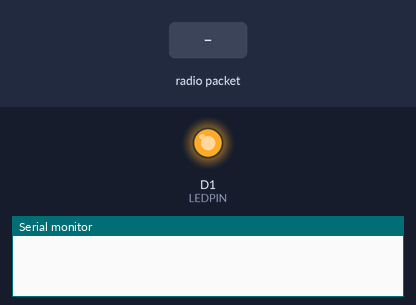
Recording of a sketch running on a simulated ESP8266 (Wemos D1 mini). Parts: output pins drawn as LEDs (lit = HIGH), the last lines printed to the serial monitor. Inputs (shaded band) come from the test bench. No radio packets arrive unless stated.

Above: at 0.1 s.
At 2.2 s:
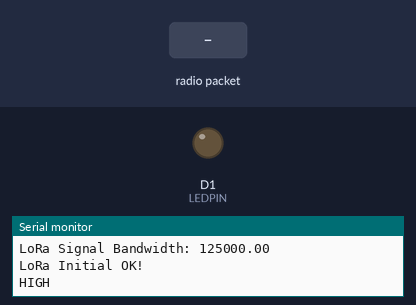
2.3 s: radio packet "1" arrives
Timing chart, 0 to 5.3 s (numbered marks = the images above; inputs shaded):
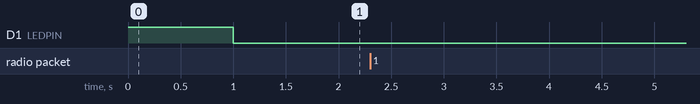

The sketch:

AntennaTesterReceiverWEMOS.ino
```cpp
// Display suppr and GPS

#include <TinyGPS++.h>
#include <ArduinoJson.h>
#include <LoRa.h>

static const uint32_t GPSBaud = 9600;

/*WeMos D1          RFM9x Module
  GPIO12 (D6) <----> MISO
  GPIO13 (D7) <----> MOSI
  GPIO14 (D5) <----> CLK
  GPIO15 (D8) <----> DIO0/D2 OR DIO1/D3 OR DIO2/D4
  GPIO16 (D0) <----> SEL Chip Select (depending on bottom solder PAD position)

   WeMos D1         Shield Feature
  GPIO5  (D1) <----> I2C SCL
  GPIO4  (D2) <----> I2C SDA
  GPIO0  (D3) <----> WS2812 LEDS
  GPIO2  (D4) <----> Push Button
  GPIO16 (D0) <----> RESET (depending on bottom solder PAD position)

*/

#define SS      D0
#define RST     D0
#define DI0     D8


#define spreadingFactor 9
#define SignalBandwidth 125E3
#define preambleLength 8
#define codingRateDenominator 8

#define FREQUENCY 868.9E6

#define LEDPIN 5


double retFrequency;
int retSF;

struct locStruct
{
  bool isValid;
  bool isUpdated;
  uint32_t age;
  double lat;
  double lng;
  double altitude;
  double hdop;
  int power;
  int rssi;
} sendLoc, recLoc;

void receivingMessage () {
  unsigned long eentry = millis();
  StaticJsonBuffer<500> jsonBuffer;
  char json[500];
  Serial.println("HIGH");
  digitalWrite(LEDPIN, LOW);

  // Receive Message

  //  Serial.print("Start receiving ");
  //  Serial.println(millis());
  while (LoRa.parsePacket() == 0) yield();
  // received a packet
  // Serial.println("Received packet");

  // read packet
  json[0] = '\0';
  while (LoRa.available()) {
    byte hi = strlen(json);
    json[hi] = (char)LoRa.read();
    json[hi + 1] = '\0';
  }
  //  Serial.println(json);
  JsonObject& recMessage = jsonBuffer.parse(json);

  if (recMessage.success()) {

    recMessage["RSSI"] = LoRa.packetRssi();

    recMessage["rLat"] = sendLoc.lat;
    recMessage["rLng"] = sendLoc.lng;
    recMessage["rAlt"] = sendLoc.altitude;
    recMessage["rHdop"] = sendLoc.hdop;

    //    Serial.println("-------");
    //    Serial.print("Received  Data / Start sending ");
    //    Serial.println(millis());
    recMessage.printTo(Serial);
    //    Serial.println();
    Serial.println("LOW");
    digitalWrite(LEDPIN, HIGH);
    delay(200);

    // Send packet back
    String sendMessage;
    recMessage.printTo(sendMessage);
    LoRa.setTxPower(17);
    LoRa.beginPacket();
    LoRa.print(sendMessage);
    LoRa.endPacket();
    Serial.println("Package sent");
  } else Serial.println("parseObject() failed");
  Serial.println(millis() - eentry);
}

void initLoRa() {
  SPI.begin();
  LoRa.setPins(D0, D0, D8);
  if (!LoRa.begin(FREQUENCY)) {
    Serial.println("Starting LoRa failed!");
    while (1) {
      digitalWrite(LEDPIN, 1);
      delay(200);
      digitalWrite(LEDPIN, 0);
      delay(200);
    }
  }
  Serial.print("FREQUENCY ");
  Serial.println(FREQUENCY);
  LoRa.setTxPower(1);
  Serial.print("LoRa Spreading Factor: ");
  Serial.println(spreadingFactor);
  LoRa.setSpreadingFactor(spreadingFactor);
  Serial.print("LoRa Signal Bandwidth: ");
  Serial.println(SignalBandwidth);
  LoRa.setSignalBandwidth(SignalBandwidth);
  Serial.println("LoRa Initial OK!");
}

void setup() {
  Serial.begin(115200);
  pinMode(LEDPIN, OUTPUT);
  digitalWrite(LEDPIN, 1);
  delay(1000);
  digitalWrite(LEDPIN, 0);
  initLoRa();
}

void loop() {
  receivingMessage();
  yield();
}
```
